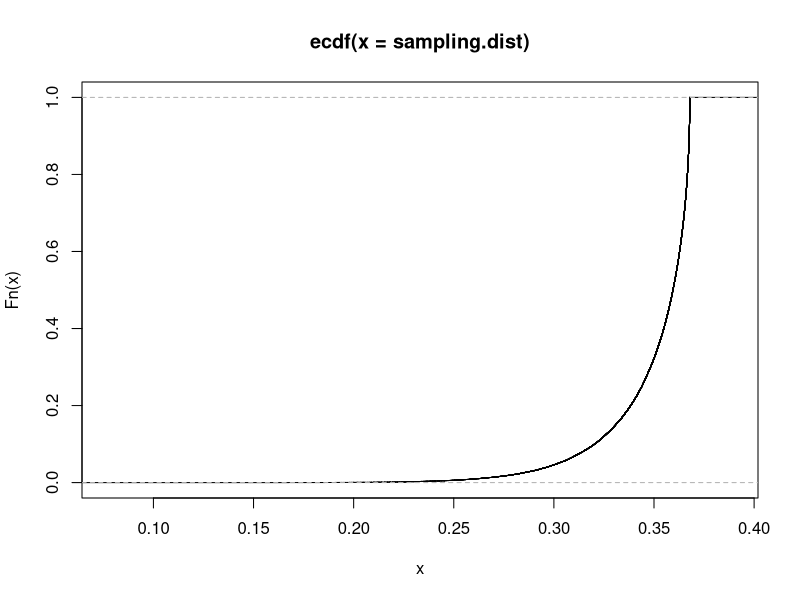

Generate this figure with R:
theta0 <- 1
alpha <- 0.05
n <- 10
  
genTestStat <- function(n,theta0) {
  X <- rexp(n,theta0)
  Xbar <- mean(X)
  return(Xbar*exp(-theta0*Xbar))
}

### generate a ton of test statistics
### to get an idea of sample distribution

sampling.dist <- replicate(n=1E5,expr={genTestStat(n,theta0)})
eCDF <- ecdf(x=sampling.dist)

### look at CDF to get an idea of where 
### c.alpha might be

plot(eCDF)

determineCAlpha <- function(eCDF,alpha) {
  f <- function(x,alpha) { eCDF(x) - alpha }
  uniroot(f, c(0,1),alpha=alpha)$root
}

c.alpha <- determineCAlpha(eCDF,alpha)

### sanity check:
eCDF(c.alpha) # approximate 0.05